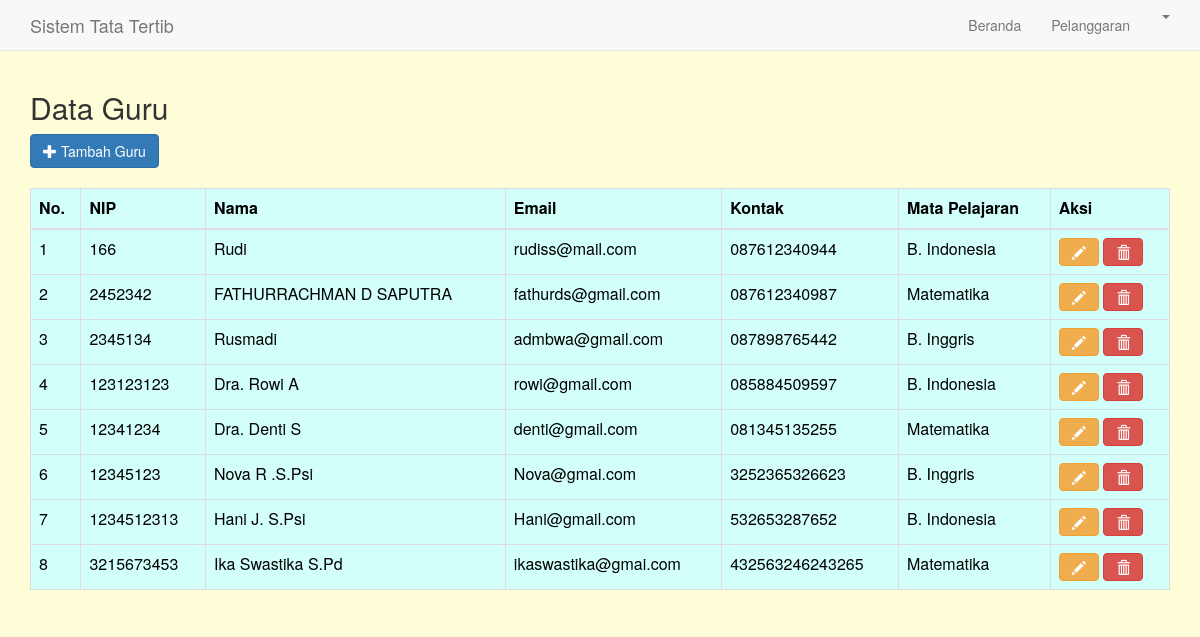
Page /index.php/admin/guru on the committed database.
### tables this page shows
CREATE TABLE `tb_guru` (
  `id` int(11) NOT NULL,
  `id_user` int(11) DEFAULT NULL,
  `id_mapel` int(11) DEFAULT NULL,
  `nip` text,
  `nama` text,
  `email` text,
  `kontak` text
);

CREATE TABLE `tb_mapel` (
  `id` int(11) NOT NULL,
  `nama` text
);

### application/controllers/Admin.php (called while the page is built, shortened)
<?php
class Admin extends CI_Controller
{
	private $head;
	public function __construct()
	{
		$this->head['kelasheader'] = $this->KelasModel->selectAll()->result_array();
	}
	public function guru()
	{
		$data['guru'] = $this->GuruModel->selectAllJoinguru()->result_array();
		$this->load->view('layout/aheader', $this->head);
		$this->load->view('admin/guru', $data);
		$this->load->view('layout/afooter');
	}
}

### index.php (called while the page is built, shortened)
<?php
require_once BASEPATH.'core/CodeIgniter.php';

### application/models/GuruModel.php (called while the page is built, shortened)
<?php
class GuruModel extends CI_Model
{
	public $tableName;
	public function __construct()
	{
		$this->tableName = "tb_guru";
	}
	public function selectAllJoinGuru()
	{
		$this->db->select('tb_guru.*');
		$this->db->select('tb_mapel.nama as matapelajaran');
		$this->db->from($this->tableName);
		$this->db->join('tb_mapel', 'tb_mapel.id = tb_guru.id_mapel');
		return $this->db->get();
	}
}

### application/views/admin/guru.php (the view, shortened to what this page needs)
<div class="section">
  <div class="container">
    <div class="row">
      <div class="col-md-12">
        <h2>Data Guru</h2>
        <a href="<?php echo base_url('admin/guruAct/add'); ?>" title="Materi"><button class="btn btn-primary"><span class="glyphicon glyphicon-plus" aria-hidden="true"></span>&nbsp;Tambah Guru</button></a>
      </div>
    </div>
  </div>
</div><br>
<div class="section">
  <div class="container">
    <div class="row">
      <div class="col-md-12">
        <table class="table table-bordered" style="color:black; background: #d3fffb;" id="dt">
          <thead>
            <tr>
              <th>No.</th>
              <th>NIP</th>
              <th>Nama</th>
              <th>Email</th>
              <th>Kontak</th>
              <th>Mata Pelajaran</th>
              <th>Aksi</th>
            </tr>
          </thead>
          <tbody>
            <?php $i = 1;
            foreach ($guru as $list) { ?>
              <tr>
                <td><?php echo $i++; ?></td>
                <td><?php echo $list['nip']; ?></td>
                <td><?php echo $list['nama']; ?></td>
                <td><?php echo $list['email']; ?></td>
                <td><?php echo $list['kontak']; ?></td>
                <td><?php echo $list['matapelajaran']; ?></td>
                <td>
                  <a href="<?php echo base_url('admin/guruAct/edit/') . $list['id']; ?>" title="Edit"><button class="btn btn-warning"><span class="glyphicon glyphicon-pencil" aria-hidden="true"></span></button></a>
                  <a onclick="deletes(<?php echo $list['id']; ?>)" title="Tugas"><button class="btn btn-danger"><span class="glyphicon glyphicon-trash" aria-hidden="true"></span></button></a>
                </td>
              </tr>
            <?php } ?>
          </tbody>
        </table>
      </div>
    </div>
  </div>
</div>

### assets/css/main.css (style rules this page uses)
body { color:#36404a; }
a { color: #4280c3; }

### application/views/layout/aheader.php (style rules this page uses)
body { background: #fffdd8; }

### rows in the picture
tb_guru: nip "166", nama "Rudi", email "rudiss@mail.com", kontak "087612340944", id_mapel.nama "B. Indonesia"
tb_guru: nip "2452342", nama "FATHURRACHMAN D SAPUTRA", email "fathurds@gmail.com", kontak "087612340987", id_mapel.nama "Matematika"
tb_guru: nip "2345134", nama "Rusmadi", email "admbwa@gmail.com", kontak "087898765442", id_mapel.nama "B. Inggris"
tb_guru: nip "123123123", nama "Dra. Rowi A", email "rowi@gmail.com", kontak "085884509597", id_mapel.nama "B. Indonesia"
tb_guru: nip "12341234", nama "Dra. Denti S", email "denti@gmail.com", kontak "081345135255", id_mapel.nama "Matematika"
tb_guru: nip "12345123", nama "Nova R .S.Psi", email "Nova@gmai.com", kontak "3252365326623", id_mapel.nama "B. Inggris"
tb_guru: nip "1234512313", nama "Hani J. S.Psi", email "Hani@gmail.com", kontak "532653287652", id_mapel.nama "B. Indonesia"
tb_guru: nip "3215673453", nama "Ika Swastika S.Pd", email "ikaswastika@gmai.com", kontak "432563246243265", id_mapel.nama "Matematika"
